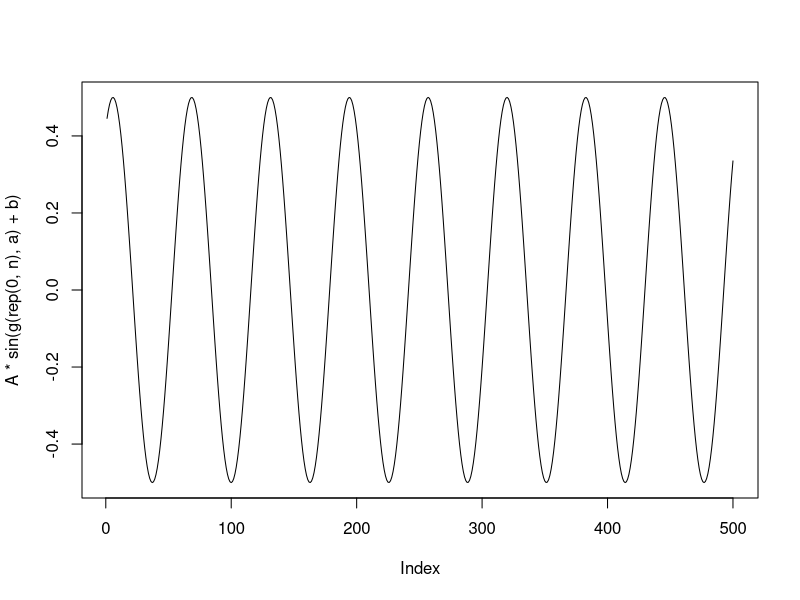
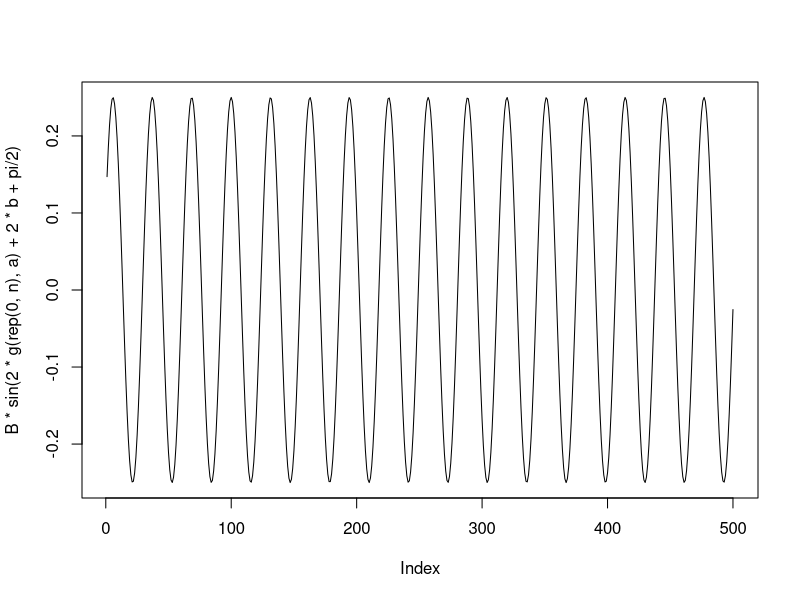
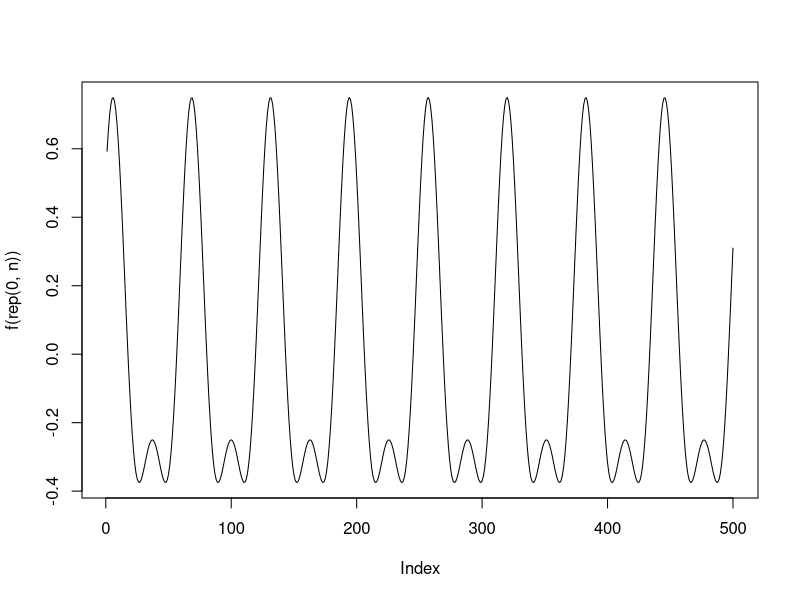
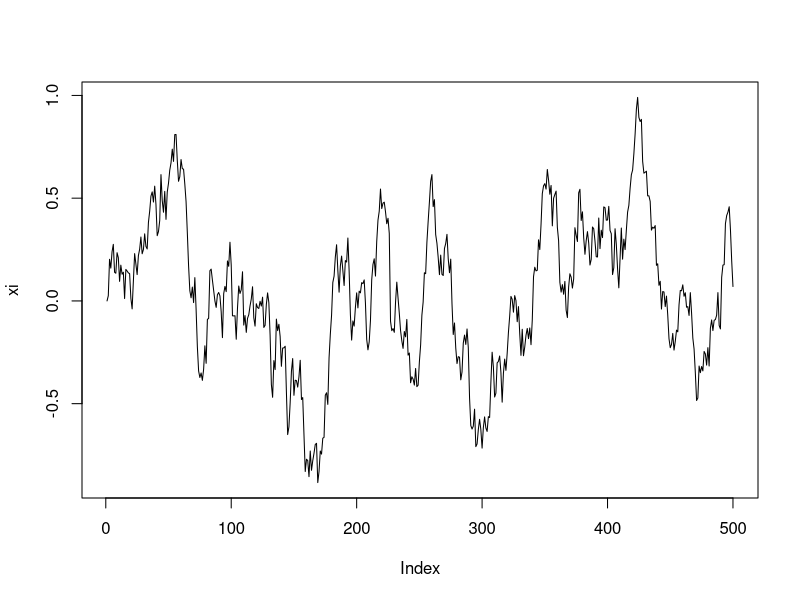
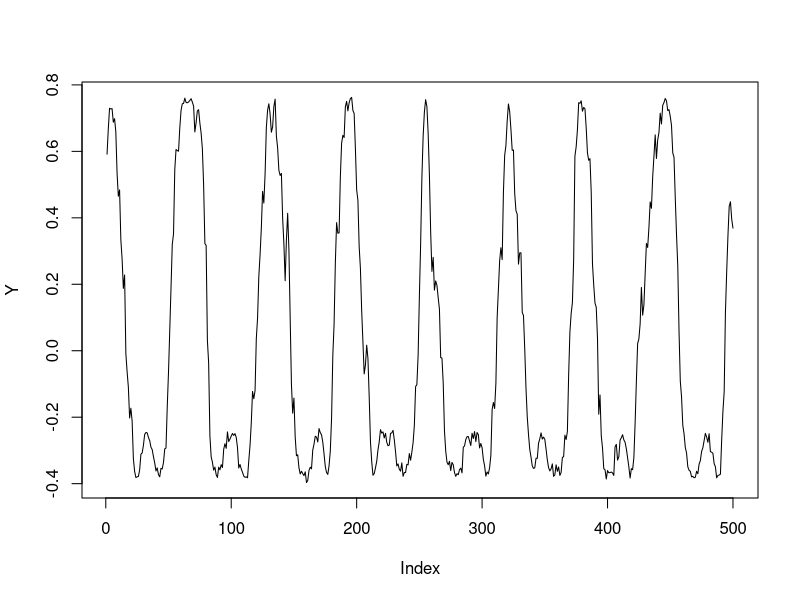

Source code (R) for these figures, in order: (Note: this script raises an error after producing the figures.)
## ---- chunk 1
set.seed(15)
## ---- chunk 2
# parameters
A <- 1 / 2
B <- -1 / 4
b <- 1
a <- 0.1
beta <- 0.05
sigma <- 0.1
omega <- 0.01
Delta <- 1
psi <- exp(-Delta * beta)
gamma <- sigma / sqrt(beta)

n <- 500
x <- 1:n

# functions
g <- function (xi, a.arg = a) {
  a.arg * x + xi
}
f <- function (xi, A.arg = A, a.arg = a, B.arg = B, b.arg = b) {
  A.arg * sin(g(xi, a.arg) + b.arg) +
          B.arg * sin(2 * g(xi, a.arg) + 2 * b.arg + pi / 2)
}
rxi <- function (xi, psi.arg = psi, gamma.arg = gamma) {
  for (i in 2:length(xi)) {
    xi[i] <- xi[i - 1] * psi.arg + rnorm(1, 0, gamma.arg * sqrt((1 - psi.arg^2) / 2))
  }
  return(xi)
}
## ---- chunk 3
plot(A * sin(g(rep(0, n), a) + b), type = "l")
## ---- chunk 4
plot(B * sin(2 * g(rep(0, n), a) + 2 * b + pi / 2), type = "l")
## ---- chunk 5
plot(f(rep(0, n)), type = "l")
## ---- chunk 6
xi <- rxi(rep(0, n))

plot(xi, type = "l")
## ---- chunk 7
Y <- f(xi) + rnorm(n, 0, omega)

plot(Y, type = "l")
## ---- chunk 8
# function
log.lik <- function (xi.arg, omega.arg = omega, psi.arg = psi, gamma.arg = gamma) {
  return(sum(dnorm(Y, f(xi.arg), omega.arg, log = TRUE)) +
         sum(dnorm(xi.arg[2:length(xi.arg)], xi.arg[1:(length(xi.arg) - 1)] * psi.arg,
                   gamma.arg * sqrt((1 - psi.arg^2) / 2), log = TRUE)))
}
## ---- chunk 9
M <- 250000
delta <- .005
delta.all <- rep(0, M)
delta.ar <- 0.001

xi.mcmc <- matrix(nrow = M, ncol = n)
xi.c <- rnorm(n, 0, .1)
accepted.n <- 0
accepted.all <- rep(0, M)
accepted.rate.all <- rep(0, M)
acceptance.target <- .23

for (k in 1:M) {
  xi.p <- xi.c + rnorm(n, 0, delta)
  log.prob <- min(1, log.lik(xi.p) - log.lik(xi.c))
  if (log(runif(1)) < log.prob) {
    xi.c <- xi.p
    accepted.all[[k]] <- 1
    accepted.n <- accepted.n + 1
  }
  xi.mcmc[k, ] <- xi.c

  # adaptative variance
  acceptance.rate <- accepted.n / k
  accepted.rate.all[[k]] <- acceptance.rate
  delta.all[[k]] <- delta
  if (acceptance.rate < acceptance.target * (1 - .1)) {
    delta <- delta * (1 - delta.ar)
  } else if (acceptance.rate > acceptance.target * (1 + .1)) {
    delta <- delta * (1 + delta.ar)
  }
}

plot(xi, type = "l", col = "blue",
     ylim = c(min(min(xi.mcmc[nrow(xi.mcmc), ]), min(xi)), max(max(xi.mcmc[nrow(xi.mcmc), ]), max(xi))))
lines(xi.mcmc[nrow(xi.mcmc), ], type = "l", col = "red")
## ---- chunk 10
print(acceptance.rate)
## ---- chunk 11
plot(accepted.rate.all, type = "l")
abline(h = acceptance.target, lty = "dashed", col = "red")
## ---- chunk 12
plot(delta.all, type = "l")
## ---- chunk 13
plot(Y, type = "l", col = "blue")
lines(f(xi.mcmc[nrow(xi.mcmc), ]), type = "l", col = "red")
## ---- chunk 14
M <- 500
delta <- rep(.05, n)
delta.ar <- 0.01

xi.mcmc <- matrix(nrow = M, ncol = n)
xi.c <- rnorm(n, 0, .1)
accepted.n <- rep(0, n)
acceptance.rate <- rep(0, n)
acceptance.target <- .23

for (k in 1:M) {
  for (i in 1:n) {
    xi.p <- xi.c
    xi.p[[i]] <- rnorm(1, xi.p[[i]], delta[[i]])
    log.prob <- min(1, log.lik(xi.p) - log.lik(xi.c))
    if (log(runif(1)) < log.prob) {
      xi.c <- xi.p
      accepted.n[[i]] <- accepted.n[[i]] + 1
    }

    # adaptative variance
    acceptance.rate[[i]] <- accepted.n[[i]] / k
    if (acceptance.rate[[i]] < acceptance.target * (1 - .1)) {
      delta[[i]] <- delta[[i]] * (1 - delta.ar)
    } else if (acceptance.rate[[i]] > acceptance.target * (1 + .1)) {
      delta[[i]] <- delta[[i]] * (1 + delta.ar)
    }
  }
  xi.mcmc[k, ] <- xi.c
}

plot(xi, type = "l", col = "blue",
     ylim = c(min(min(xi.mcmc[nrow(xi.mcmc), ]), min(xi)), max(max(xi.mcmc[nrow(xi.mcmc), ]), max(xi))))
lines(xi.mcmc[nrow(xi.mcmc), ], type = "l", col = "red")
## ---- chunk 15
plot(acceptance.rate)
abline(h = acceptance.target, lty = "dashed", col = "red")
## ---- chunk 16
plot(delta)
## ---- chunk 17
plot(Y, type = "l", col = "blue")
lines(f(xi.mcmc[nrow(xi.mcmc), ]), type = "l", col = "red")
